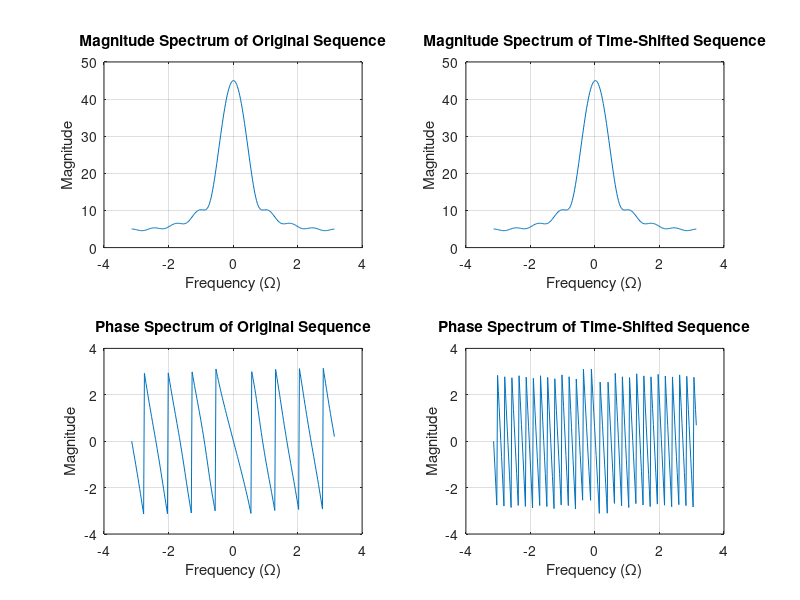

Source code (MATLAB):
%Program P7_2
%Time-Shifting Properties of DTFT
clf;
N = 256;
w = -pi:2*pi/N:pi; 
wo = 0.4*pi; 
D1 = 10; % Original time shift value
D2 = 20; % New time shift value
num = [1 2 3 4 5 6 7 8 9];
h1 = fftshift(fft(num, N));

h2 = fftshift(fft([zeros(1,D2) num], N));

axis_freq = linspace(-pi, pi, N);

subplot(2,2,1)
plot(axis_freq, abs(h1));grid
title('Magnitude Spectrum of Original Sequence')
xlabel('Frequency (\Omega)');
ylabel('Magnitude');

subplot(2,2,2)
plot(axis_freq, abs(h2));grid
title('Magnitude Spectrum of Time-Shifted Sequence')
xlabel('Frequency (\Omega)');
ylabel('Magnitude');

subplot(2,2,3)
plot(axis_freq, angle(h1));grid
title('Phase Spectrum of Original Sequence')
xlabel('Frequency (\Omega)');
ylabel('Magnitude');

subplot(2,2,4)
plot(axis_freq, angle(h2));grid
title('Phase Spectrum of Time-Shifted Sequence')
xlabel('Frequency (\Omega)');
ylabel('Magnitude');
